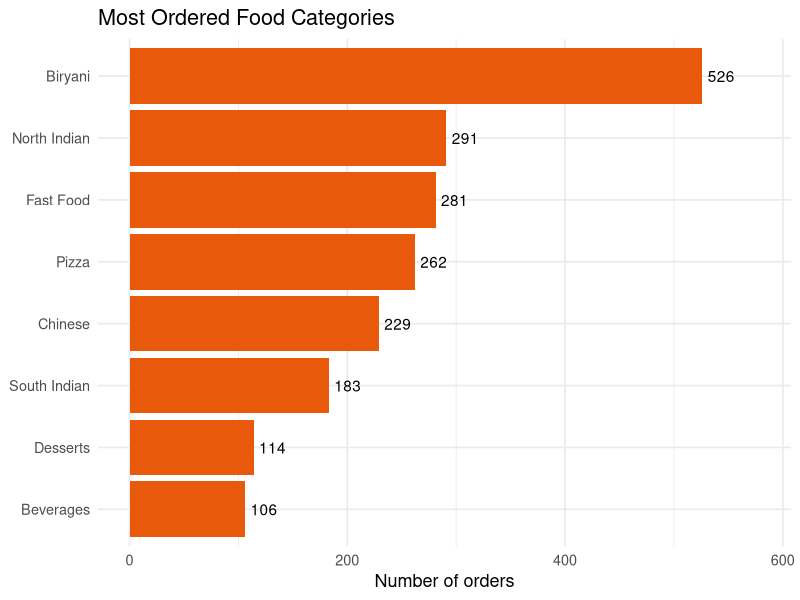
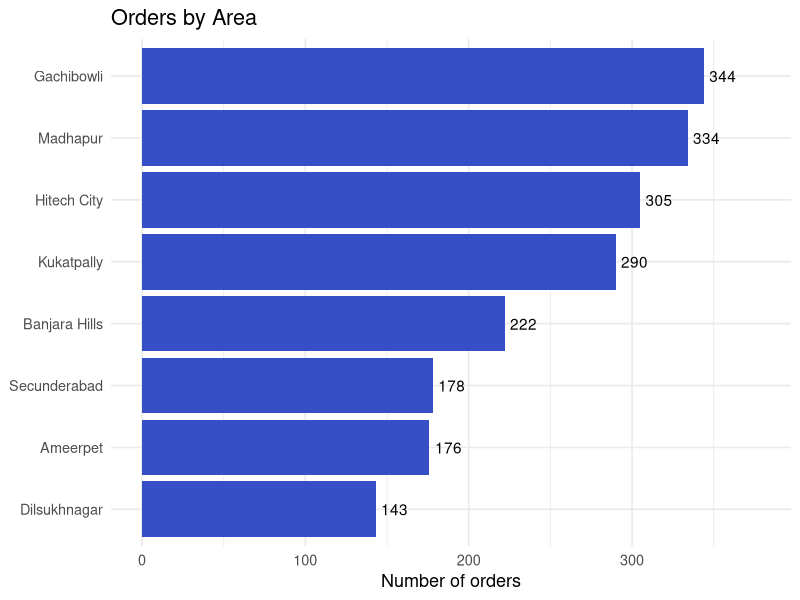
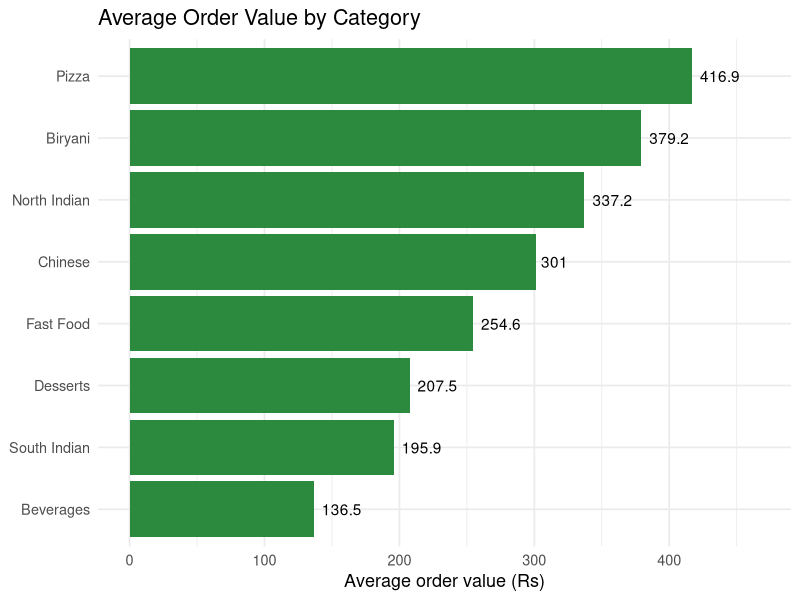
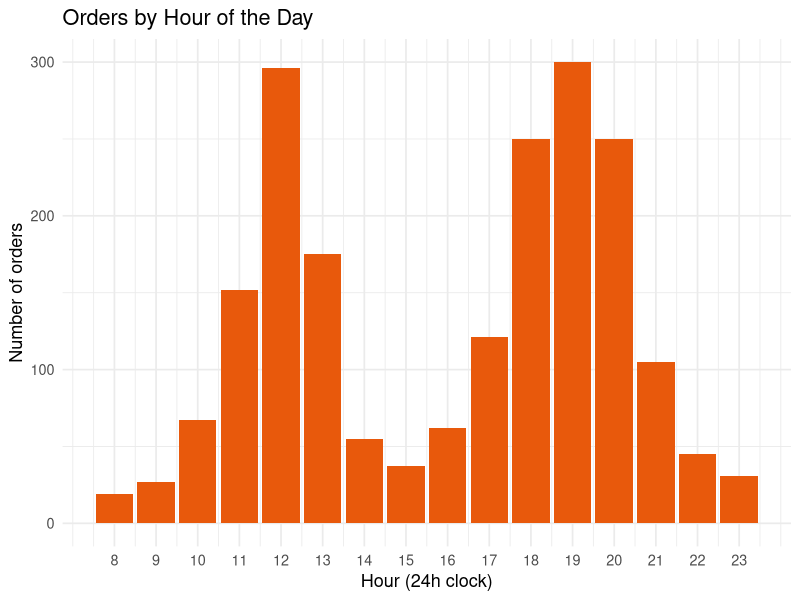
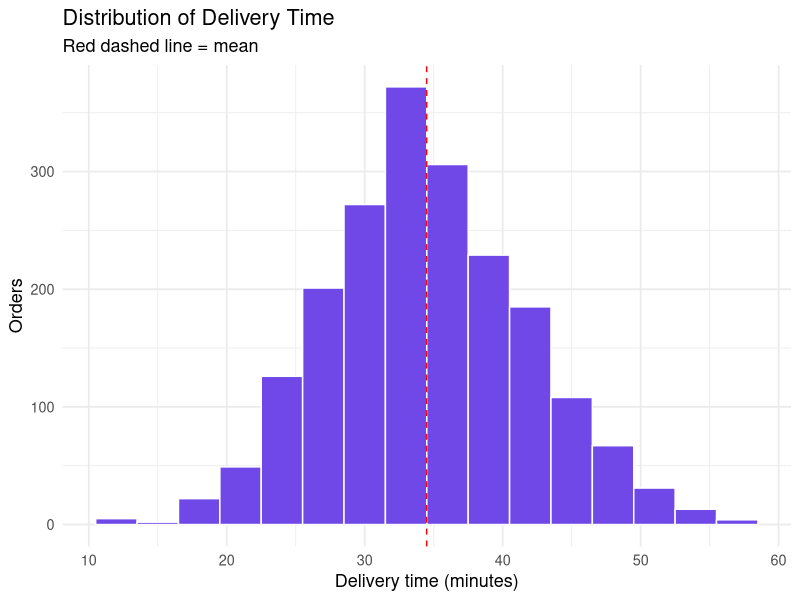
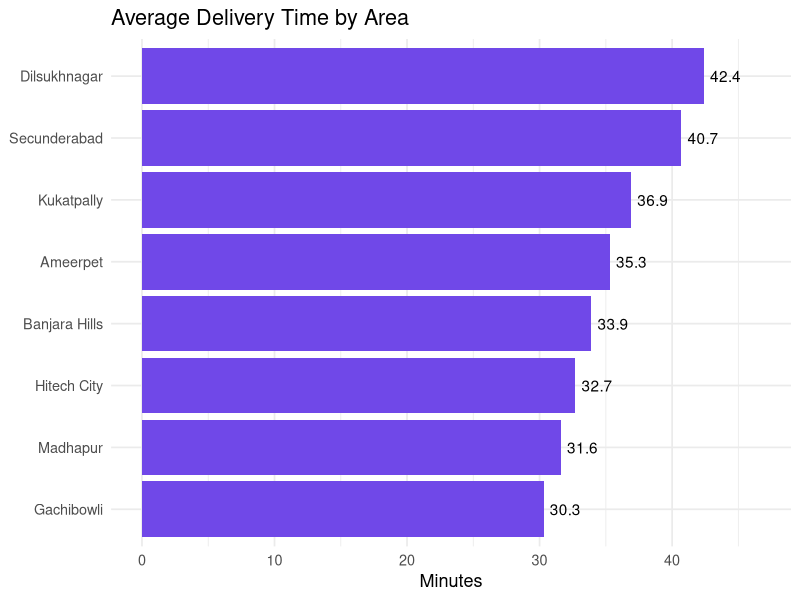
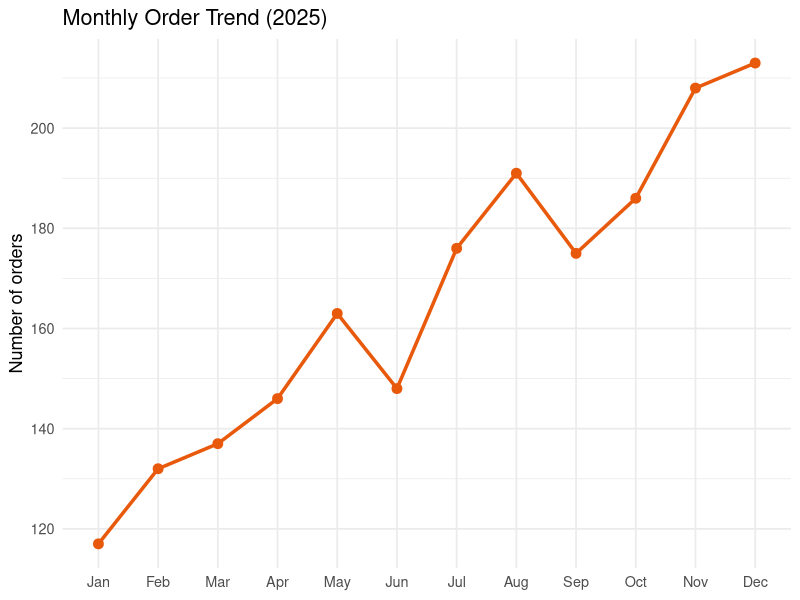
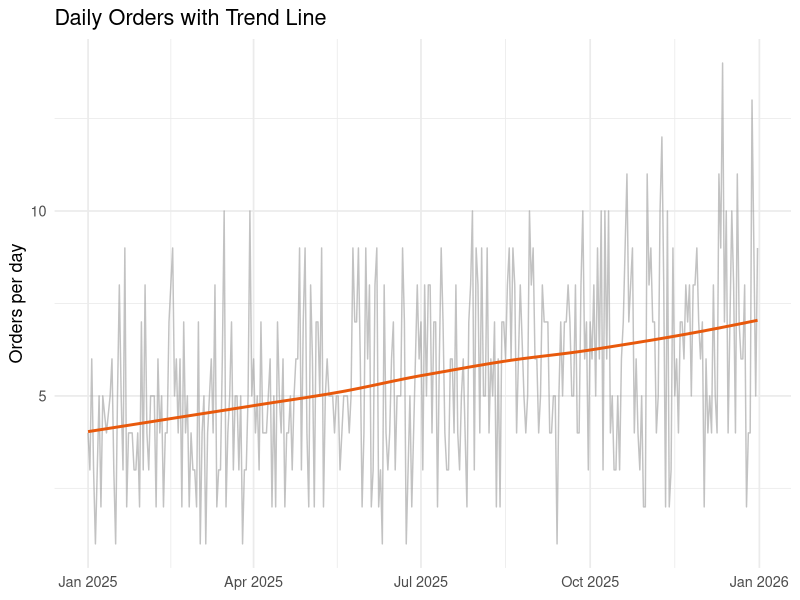

Write R code to recreate these figures, in order.
## ---- chunk 1
knitr::opts_chunk$set(echo = TRUE, message = FALSE, warning = FALSE,
                      fig.width = 8, fig.height = 5, fig.align = "center")
library(dplyr); library(ggplot2); library(lubridate); library(scales)
theme_set(theme_minimal(base_size = 13))
orange <- "#E8590C"
## ---- chunk 2
raw <- read.csv("food_delivery_data.csv", na.strings = c("NA", ""),
                stringsAsFactors = FALSE)
cat("Rows:", nrow(raw), " Columns:", ncol(raw), "\n")
colSums(is.na(raw))
## ---- chunk 3
n_before <- nrow(raw)
df <- distinct(raw)                                   # duplicates
n_dup <- n_before - nrow(df)

df$order_date <- as.Date(df$order_date)
df$month   <- month(df$order_date, label = TRUE, abbr = TRUE)
df$weekday <- wday(df$order_date,  label = TRUE, abbr = TRUE)

n_out <- sum(df$delivery_time_min > 120, na.rm = TRUE) # outliers
df <- df %>% filter(is.na(delivery_time_min) | delivery_time_min <= 120)

df$order_value[is.na(df$order_value)] <- median(df$order_value, na.rm = TRUE)
df$delivery_time_min[is.na(df$delivery_time_min)] <-
  median(df$delivery_time_min, na.rm = TRUE)
# rating NAs are kept and ignored with na.rm = TRUE
## ---- chunk 4
desc <- data.frame(
  Variable = c("Order value (Rs)", "Delivery time (min)", "Rating"),
  Mean   = c(mean(df$order_value), mean(df$delivery_time_min), mean(df$rating, na.rm = TRUE)),
  Median = c(median(df$order_value), median(df$delivery_time_min), median(df$rating, na.rm = TRUE)),
  SD     = c(sd(df$order_value), sd(df$delivery_time_min), sd(df$rating, na.rm = TRUE)))
desc[, -1] <- round(desc[, -1], 2)
knitr::kable(desc)
## ---- chunk 5
cat_tab <- df %>% count(food_category, sort = TRUE)
aov_tab <- df %>% group_by(food_category) %>%
  summarise(avg_order_value = round(mean(order_value), 1), orders = n()) %>%
  arrange(desc(avg_order_value))
knitr::kable(cat_tab %>% mutate(share = paste0(round(100 * n / sum(n), 1), "%")))
knitr::kable(aov_tab)
## ---- chunk 6
area_tab <- df %>% count(area, sort = TRUE)
dt_area <- df %>% group_by(area) %>%
  summarise(avg_delivery = round(mean(delivery_time_min), 1)) %>% arrange(avg_delivery)
hour_tab <- df %>% count(order_hour)
knitr::kable(area_tab)
knitr::kable(dt_area)
knitr::kable(hour_tab %>% arrange(desc(n)) %>% head(5))
## ---- chunk 7
month_tab <- df %>% count(month)
wk_tab    <- df %>% count(weekday)
pay_tab   <- df %>% count(payment_method, sort = TRUE) %>%
  mutate(percent = round(100 * n / sum(n), 1))
knitr::kable(month_tab); knitr::kable(wk_tab); knitr::kable(pay_tab)
## ---- chunk 8
rest_tab <- df %>% group_by(restaurant_id) %>%
  summarise(orders = n(), avg_rating = mean(rating, na.rm = TRUE)) %>%
  filter(!is.na(avg_rating))
cor_rest <- cor(rest_tab$avg_rating, rest_tab$orders)
cor.test(rest_tab$avg_rating, rest_tab$orders)

num_vars <- df[, c("order_value", "delivery_time_min", "rating", "order_hour")]
round(cor(num_vars, use = "complete.obs"), 3)
## ---- chunk 9
df$period <- ifelse(df$order_hour %in% c(12, 13, 14, 19, 20, 21), "Peak", "Off-peak")
df %>% group_by(period) %>%
  summarise(avg_delivery = round(mean(delivery_time_min), 2), orders = n())
t.test(delivery_time_min ~ period, data = df)
## ---- chunk 10
ggplot(cat_tab, aes(reorder(food_category, n), n)) +
  geom_col(fill = orange) + coord_flip() + geom_text(aes(label = n), hjust = -0.2) +
  labs(title = "Most Ordered Food Categories", x = NULL, y = "Number of orders") +
  expand_limits(y = max(cat_tab$n) * 1.1)
## ---- chunk 11
ggplot(area_tab, aes(reorder(area, n), n)) +
  geom_col(fill = "#364FC7") + coord_flip() + geom_text(aes(label = n), hjust = -0.2) +
  labs(title = "Orders by Area", x = NULL, y = "Number of orders") +
  expand_limits(y = max(area_tab$n) * 1.1)
## ---- chunk 12
ggplot(aov_tab, aes(reorder(food_category, avg_order_value), avg_order_value)) +
  geom_col(fill = "#2B8A3E") + coord_flip() +
  geom_text(aes(label = avg_order_value), hjust = -0.2) +
  labs(title = "Average Order Value by Category", x = NULL, y = "Average order value (Rs)") +
  expand_limits(y = max(aov_tab$avg_order_value) * 1.12)
## ---- chunk 13
ggplot(hour_tab, aes(order_hour, n)) + geom_col(fill = orange) +
  scale_x_continuous(breaks = 8:23) +
  labs(title = "Orders by Hour of the Day", x = "Hour (24h clock)", y = "Number of orders")
## ---- chunk 14
ggplot(df, aes(delivery_time_min)) +
  geom_histogram(binwidth = 3, fill = "#7048E8", colour = "white") +
  geom_vline(xintercept = mean(df$delivery_time_min), colour = "red", linetype = "dashed") +
  labs(title = "Distribution of Delivery Time", subtitle = "Red dashed line = mean",
       x = "Delivery time (minutes)", y = "Orders")

ggplot(dt_area, aes(reorder(area, avg_delivery), avg_delivery)) +
  geom_col(fill = "#7048E8") + coord_flip() + geom_text(aes(label = avg_delivery), hjust = -0.2) +
  labs(title = "Average Delivery Time by Area", x = NULL, y = "Minutes") +
  expand_limits(y = max(dt_area$avg_delivery) * 1.1)
## ---- chunk 15
ggplot(month_tab, aes(month, n, group = 1)) +
  geom_line(colour = orange, linewidth = 1.2) + geom_point(colour = orange, size = 3) +
  labs(title = "Monthly Order Trend (2025)", x = NULL, y = "Number of orders")

daily_tab <- df %>% count(order_date)
ggplot(daily_tab, aes(order_date, n)) +
  geom_line(colour = "grey60", alpha = 0.6) +
  geom_smooth(method = "loess", se = FALSE, colour = orange, formula = y ~ x) +
  labs(title = "Daily Orders with Trend Line", x = NULL, y = "Orders per day")
## ---- chunk 16
ggplot(pay_tab, aes(x = "", y = n, fill = payment_method)) +
  geom_col(width = 1, colour = "white") + coord_polar("y") +
  geom_text(aes(label = paste0(percent, "%")), position = position_stack(vjust = 0.5), colour = "white") +
  scale_fill_brewer(palette = "Set1") +
  labs(title = "Payment Method Preference", fill = NULL) + theme_void(base_size = 13)
## ---- chunk 17
ggplot(rest_tab, aes(avg_rating, orders)) +
  geom_point(colour = orange, size = 3) +
  geom_smooth(method = "lm", se = FALSE, colour = "black", formula = y ~ x) +
  labs(title = "Restaurant Rating vs Number of Orders",
       subtitle = paste("Pearson r =", round(cor_rest, 2)),
       x = "Average rating", y = "Number of orders")

ggplot(df, aes(delivery_time_min, rating)) +
  geom_point(alpha = 0.25, colour = "#364FC7") +
  geom_smooth(method = "lm", colour = "red", formula = y ~ x) +
  labs(title = "Delivery Time vs Rating",
       subtitle = paste("Pearson r =", round(cor(df$delivery_time_min, df$rating, use = "complete.obs"), 2)),
       x = "Delivery time (min)", y = "Rating")
